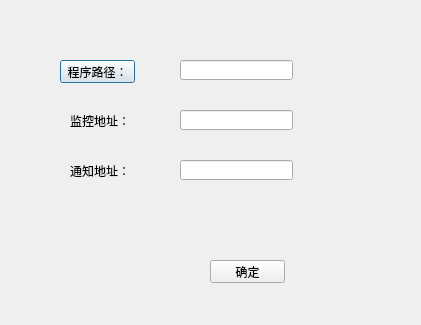
<?xml version="1.0" encoding="UTF-8"?>
<ui version="4.0">
 <class>Config</class>
 <widget class="QDialog" name="Config">
  <property name="geometry">
   <rect>
    <x>0</x>
    <y>0</y>
    <width>421</width>
    <height>325</height>
   </rect>
  </property>
  <property name="windowTitle">
   <string>Dialog</string>
  </property>
  <widget class="QPushButton" name="filepath_btn">
   <property name="geometry">
    <rect>
     <x>60</x>
     <y>60</y>
     <width>75</width>
     <height>23</height>
    </rect>
   </property>
   <property name="text">
    <string>程序路径：</string>
   </property>
  </widget>
  <widget class="QPushButton" name="pushButton">
   <property name="geometry">
    <rect>
     <x>210</x>
     <y>260</y>
     <width>75</width>
     <height>23</height>
    </rect>
   </property>
   <property name="text">
    <string>确定</string>
   </property>
  </widget>
  <widget class="QLineEdit" name="lineEdit_filepath">
   <property name="geometry">
    <rect>
     <x>180</x>
     <y>60</y>
     <width>113</width>
     <height>20</height>
    </rect>
   </property>
  </widget>
  <widget class="QLineEdit" name="lineEdit_url">
   <property name="geometry">
    <rect>
     <x>180</x>
     <y>110</y>
     <width>113</width>
     <height>20</height>
    </rect>
   </property>
  </widget>
  <widget class="QLineEdit" name="lineEdit_sendmsg">
   <property name="geometry">
    <rect>
     <x>180</x>
     <y>160</y>
     <width>113</width>
     <height>20</height>
    </rect>
   </property>
  </widget>
  <widget class="QLabel" name="label">
   <property name="geometry">
    <rect>
     <x>70</x>
     <y>110</y>
     <width>71</width>
     <height>21</height>
    </rect>
   </property>
   <property name="text">
    <string>监控地址：</string>
   </property>
  </widget>
  <widget class="QLabel" name="label_2">
   <property name="geometry">
    <rect>
     <x>70</x>
     <y>160</y>
     <width>71</width>
     <height>21</height>
    </rect>
   </property>
   <property name="text">
    <string>通知地址：</string>
   </property>
  </widget>
 </widget>
 <resources/>
 <connections/>
</ui>
